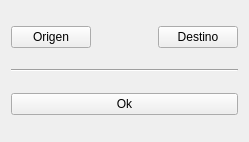
<?xml version="1.0" encoding="UTF-8"?>
<ui version="4.0">
 <class>select_mode</class>
 <widget class="QWidget" name="select_mode">
  <property name="geometry">
   <rect>
    <x>0</x>
    <y>0</y>
    <width>249</width>
    <height>142</height>
   </rect>
  </property>
  <property name="windowTitle">
   <string>Form</string>
  </property>
  <layout class="QGridLayout" name="gridLayout">
   <item row="0" column="0">
    <layout class="QHBoxLayout" name="horizontalLayout">
     <item>
      <widget class="QPushButton" name="Origen">
       <property name="text">
        <string>Origen</string>
       </property>
      </widget>
     </item>
     <item>
      <spacer name="horizontalSpacer">
       <property name="orientation">
        <enum>Qt::Horizontal</enum>
       </property>
       <property name="sizeHint" stdset="0">
        <size>
         <width>40</width>
         <height>20</height>
        </size>
       </property>
      </spacer>
     </item>
     <item>
      <widget class="QPushButton" name="Destino">
       <property name="text">
        <string>Destino</string>
       </property>
      </widget>
     </item>
    </layout>
   </item>
   <item row="1" column="0">
    <widget class="Line" name="line">
     <property name="orientation">
      <enum>Qt::Horizontal</enum>
     </property>
    </widget>
   </item>
   <item row="2" column="0">
    <widget class="QPushButton" name="Ok">
     <property name="text">
      <string>Ok</string>
     </property>
    </widget>
   </item>
  </layout>
 </widget>
 <resources/>
 <connections/>
</ui>
